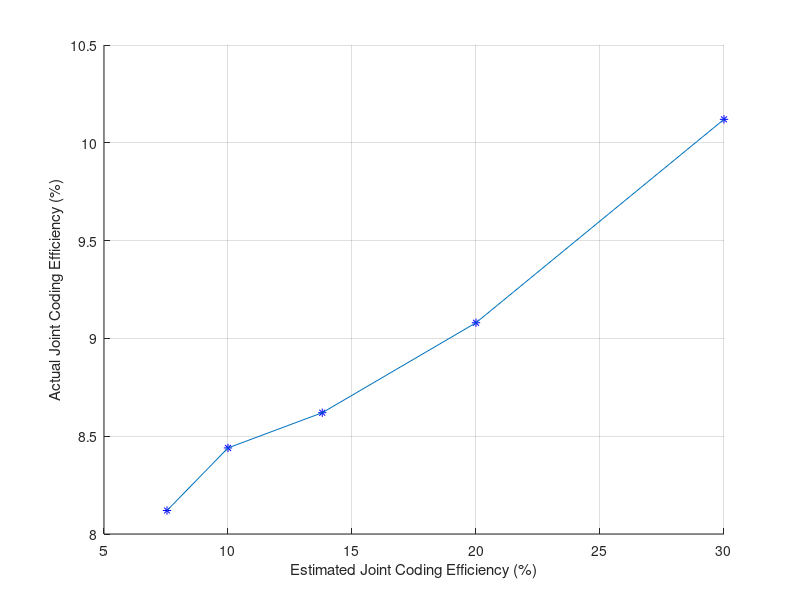

Write the MATLAB code that produced this figure.
clear;
close all;
xx = [30 20 13.8000000000000 10 7.54000000000000 ]; 
yy = [10.1200000000000 9.08000000000000 8.62000000000000 8.44000000000000 8.12000000000000];
scatter(xx,yy,'b','*');
hold on;
plot(xx,yy);
grid on;
xlabel('Estimated Joint Coding Efficiency (%)');
ylabel('Actual Joint Coding Efficiency (%)');
